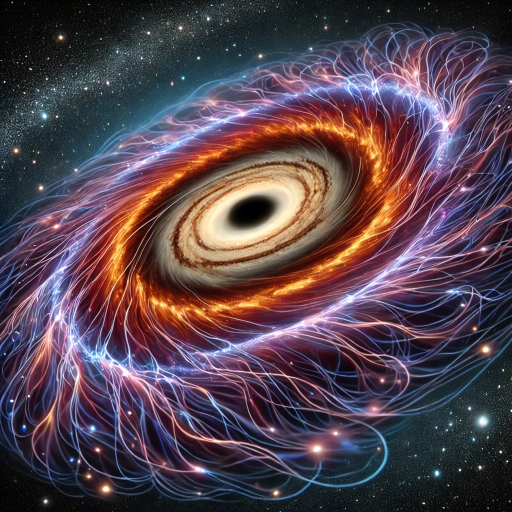
#> input picture assets/galaxy2.png, 1024 x 1024 px, found by its file name (shown at 1/2 size)
$ python gen_image_compression.py
#> lines starting #> are read from the running program, lines starting #| are printed output that depends on the picture
import json
import numpy as np
from PIL import Image

# Configuration
config = {
    "attributes": {
        "color_red": {"weight": 1.0, "min": 0, "max": 1},
        "color_green": {"weight": 1.0, "min": 0, "max": 1},
        "color_blue": {"weight": 1.0, "min": 0, "max": 1},
    },
    "invert_attributes": [],
    "absorption_threshold": 10,
    "processing": {
        "single_process_delay": 5,
        "multi_process_threads": 128,
        "visual_timer": 15,
    },
    "mode": "multi_process",
}

def initialize_pmns():
    """
    Initializes PMNs to represent the RGB color wheel with fixed positions.
    """
    positions = [
        [200, 200],  # Red
        [400, 200],  # Green
        [600, 200],  # Blue
        [200, 400],  # Cyan
        [400, 400],  # Magenta
        [600, 400],  # Yellow
    ]
    colors = [
        {"color_red": 1.0, "color_green": 0.0, "color_blue": 0.0},  # Red
        {"color_red": 0.0, "color_green": 1.0, "color_blue": 0.0},  # Green
        {"color_red": 0.0, "color_green": 0.0, "color_blue": 1.0},  # Blue
        {"color_red": 0.0, "color_green": 1.0, "color_blue": 1.0},  # Cyan
        {"color_red": 1.0, "color_green": 0.0, "color_blue": 1.0},  # Magenta
        {"color_red": 1.0, "color_green": 1.0, "color_blue": 0.0},  # Yellow
    ]
    pmns = []
    for pos, color in zip(positions, colors):
        pmns.append(
            {
                "attributes": color,
                "position": pos,
                "threads": 8,  # Arbitrary processing threads
                "preferences": {
                    "color_red": color["color_red"],
                    "color_green": color["color_green"],
                    "color_blue": color["color_blue"],
                },
            }
        )
    return pmns

def simplify_image(image_path, target_pixels=300):
    """
    Simplifies an image to a fixed number of pixels.
    """
    image = Image.open(image_path).convert("RGB")

    # Resize the image to approximate the target pixel count
    aspect_ratio = image.width / image.height
    target_width = int((target_pixels * aspect_ratio) ** 0.5)
    target_height = int(target_pixels / target_width)
    image_resized = image.resize((target_width, target_height))

    # Flatten the image and randomly sample if necessary
    pixels = np.array(image_resized) / 255.0  # Normalize to 0-1
    pixels_flat = pixels.reshape(-1, 3)

    # Random sampling to meet the exact target pixel count
    if len(pixels_flat) > target_pixels:
        sampled_indices = np.random.choice(len(pixels_flat), target_pixels, replace=False)
        pixels_flat = pixels_flat[sampled_indices]

    return pixels_flat

def generate_dns_from_pixels(pixels):
    """
    Generates DNs from simplified pixel data.
    """
    dns = []
    for r, g, b in pixels:
        dns.append(
            {
                "attributes": {
                    "color_red": r,
                    "color_green": g,
                    "color_blue": b,
                }
            }
        )
    return dns

def save_datasets(pmns, dns, config, output_dir="./data"):
    """
    Saves the PMN, DN, and config datasets as JSON files.
    """
    import os

    os.makedirs(output_dir, exist_ok=True)
    with open(f"{output_dir}/pmn_dataset.json", "w") as pmn_file:
        json.dump(pmns, pmn_file, indent=4)
    with open(f"{output_dir}/dn_dataset.json", "w") as dn_file:
        json.dump(dns, dn_file, indent=4)
    with open(f"{output_dir}/config.json", "w") as config_file:
        json.dump(config, config_file, indent=4)

def main():
    # Replace with your image file
    image_path = "./assets/galaxy2.png"

    # Simplify the image
    pixels = simplify_image(image_path, target_pixels=300)
#> in simplify_image, image is the input picture: PIL image 1024x1024 RGB; mean R, G, B 85, 67.3, 77.9
#> in simplify_image, `image_resized = image.resize((target_width, target_height))`:
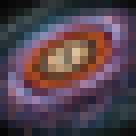
#> image_resized: PIL image 17x17 RGB (shown 8 times larger); mean R, G, B 85.2, 67.5, 78.1
#> in simplify_image, `pixels_flat = pixels.reshape(-1, 3)`: pixels_flat = 289 rows, first 8: [0.0235, 0.0235, 0.0235], [0.0392, 0.0392, 0.0314], [0.051, 0.051, 0.0431], [0.0471, 0.051, 0.0471], [0.0902, 0.102, 0.102], [0.161, 0.18, 0.18], [0.192, 0.224, 0.227], [0.169, 0.204, 0.212]
#> pixels has the same summary as pixels_flat in simplify_image

    # Initialize PMNs and DNs from simplified pixels
    pmns = initialize_pmns()
    dns = generate_dns_from_pixels(pixels)
#> the loop in generate_dns_from_pixels, `for r, g, b in pixels:` made 289 passes
#> after the loop in generate_dns_from_pixels, `for r, g, b in pixels:`: dns = 289 items
#> dns = 289 items

    # Save the datasets
    save_datasets(pmns, dns, config)
    print("Datasets generated and saved to the ./data directory.")

if __name__ == "__main__":
    main()

$ run again, with assets/particle-alpha.png copied over assets/galaxy2.png
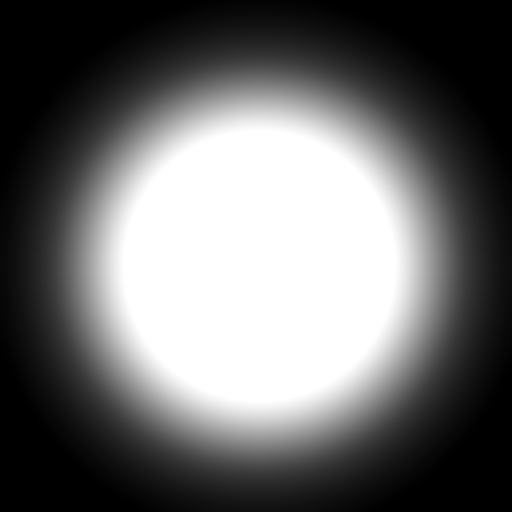
#> input picture assets/particle-alpha.png, 512 x 512 px, found by its file name
#> in simplify_image, image is the input picture: PIL image 512x512 RGB; min 0, max 255, mean 107.7
#> in simplify_image, `image_resized = image.resize((target_width, target_height))`:
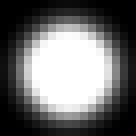
#> image_resized: PIL image 17x17 RGB (shown 8 times larger); min 0, max 255, mean 107.6
#> pixels_flat = 289 rows, first 8: [0, 0, 0], [0, 0, 0], [0, 0, 0], [0, 0, 0], [0, 0, 0], [0.00784, 0.00784, 0.00784], [0.0275, 0.0275, 0.0275], [0.0392, 0.0392, 0.0392]
#> pixels has the same summary as pixels_flat in simplify_image
#> the loop in generate_dns_from_pixels, `for r, g, b in pixels:` made 289 passes
#> after the loop in generate_dns_from_pixels, `for r, g, b in pixels:`: dns = 289 items
